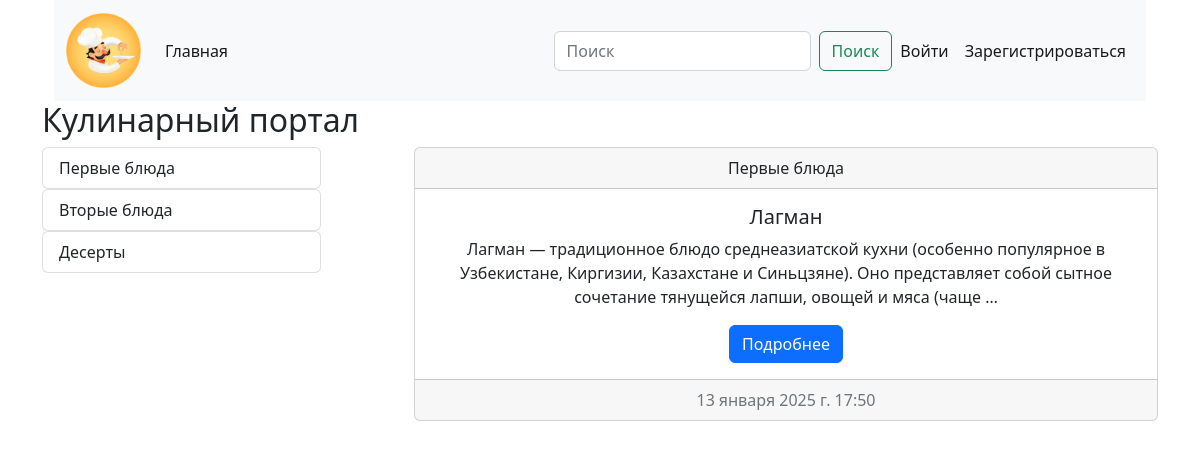
Page /category/1/ on the committed database.
### cooking/models.py (models this page shows)
class Category(models.Model):
    title = models.CharField(max_length=255, verbose_name='Название категории') # Поле символов с максимальной длиной, отображаемое имя в админке
    def __str__(self):
        return self.title
    def get_absolute_url(self): # Генерирование ссылки
        return reverse('category_list_link', kwargs={'pk': self.pk})
    class Meta: # Для корректного отображения в админке на русском языке
        verbose_name = 'Категория'
        verbose_name_plural = 'Категории'

class Post(models.Model):
    title = models.CharField(max_length=255, verbose_name='Заголовок статьи')
    content = models.TextField(default='Скоро тут будет статья', verbose_name='Текст статьи') # default= наполнение по умолчанию
    created_at = models.DateTimeField(auto_now_add=True) # Привязка ко времени создания
    updated_at = models.DateTimeField(auto_now=True) # Привязка ко времени обновления
    photo = models.ImageField(upload_to='photos/', blank=True) # Фотографии статей будут скачиваться в каталог photos
    watched = models.IntegerField(default=0)
    is_published = models.BooleanField(default=True)
    category = models.ForeignKey(Category, related_name='posts', on_delete=models.CASCADE) # Связываем класс с категорией, при удалении категории удаляются все статьи
    author = models.ForeignKey(User, default=None, null=True, blank=True, on_delete=models.CASCADE)
    def __str__(self):
        return self.title
    def get_absolute_url(self): # Генерирование ссылки
        return reverse('post_detail_link', kwargs={'pk': self.pk})
    class Meta: # Для корректного отображения в админке на русском языке
        verbose_name = 'Пост'
        verbose_name_plural = 'Посты'

### cooking/views.py (the view)
# urls.py: path('category/<int:pk>/', category_list, name='category_list_link'), # category_list_link - уникальное имя ссылки
def category_list(request, pk):
  posts = Post.objects.filter(category_id=pk)
  categrories = Category.objects.all()
  context = {
      'title': posts[0].category,
      'posts': posts,
      'categories': categrories
	} # Формируем данные, которые будем отправлять
  return render(request, 'cooking/index.html', context) ### Отправляем данные на html страничку, которую надо прогрузить

### cooking/templates/cooking/index.html
{% extends 'base.html' %}
{% block main %}
<h2>Кулинарный портал</h2>
<div class="d-flex justify-content-between">
    <div class="col-3">
		 {% for category in categories %}
		 {% include 'cooking/components/_category_buttons.html' %}
		 {% endfor %}
    </div>
    <div class="col-8">
		{% for post in posts %}
		{% include 'cooking/components/_post_list.html' %}
		{% endfor %}
    </div>
</div>
{% endblock main %}

### cooking/templates/cooking/components/_category_buttons.html
<div class="list-group">
	<a href="{{ category.get_absolute_url }}" class="list-group-item list-group-item-action">{{ category }}</a>
</div>

### cooking/templates/cooking/components/_post_list.html
<div class="card text-center"><div class="card-header">{{ post.category }}</div>
	<div class="card-body"><h5 class="card-title">{{ post }}</h5><p class="card-text">{{ post.content | truncatewords:25 }}</p><a href="{{ post.get_absolute_url }}" class="btn btn-primary">Подробнее</a></div>
	<div class="card-footer text-muted">{{ post.created_at }}</div>
</div>

### rows in the picture
Category: title "Первые блюда"
Category: title "Вторые блюда"
Category: title "Десерты"
Post: category "Первые блюда", title "Лагман", content "Лагман — традиционное блюдо среднеазиатской кухни (особенно популярное в Узбекистане, Киргизии, Казахстане и Синьцзяне). Оно представляет собой сытное сочетание тянущейся лапши, овощей и мяса (чаще …", created_at "13 января 2025 г. 17:50"
